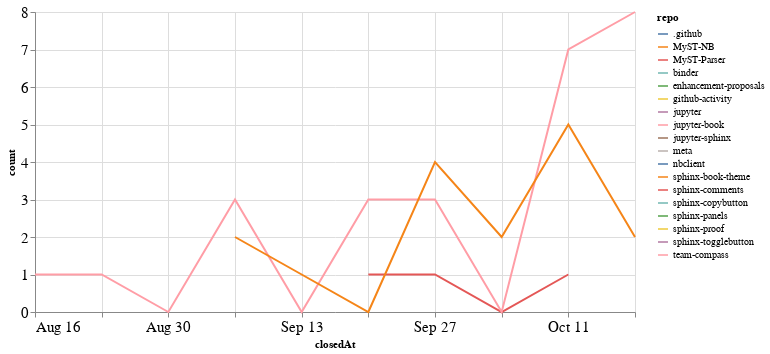

Notebook code cell kept with this figure:
### Code cell
closed_by_time = closed_by.groupby('repo').resample('W', on='closedAt').count()['author'].reset_index()
closed_by_time = closed_by_time.rename(columns={'author': 'count'})

alt.Chart(closed_by_time, width=600).mark_line().encode(
    x='closedAt',
    y='count',
    color='repo',
    tooltip="repo"
)

### Figure 1 — Vega-Lite specification as saved in the notebook (floating-point values rounded to 4 significant figures)
{"config": {"axisLeft": {"labelFontSize": 15}, "axisBottom": {"labelFontSize": 15}}, "data": {"name": "data-65c32a033236647b4c9b46940da2ed41"}, "mark": "line", "encoding": {"color": {"type": "nominal", "field": "repo"}, "tooltip": {"type": "nominal", "field": "repo"}, "x": {"type": "temporal", "field": "closedAt"}, "y": {"type": "quantitative", "field": "count"}}, "width": 600, "$schema": "https://vega.github.io/schema/vega-lite/v4.8.1.json", "datasets": {"data-65c32a033236647b4c9b46940da2ed41": [{"repo": ".github", "closedAt": "2020-08-30T00:00:00", "count": 1}, {"repo": "MyST-NB", "closedAt": "2020-09-06T00:00:00", "count": 1}, {"repo": "MyST-Parser", "closedAt": "2020-09-20T00:00:00", "count": 1}, {"repo": "MyST-Parser", "closedAt": "2020-09-27T00:00:00", "count": 1}, {"repo": "MyST-Parser", "closedAt": "2020-10-04T00:00:00", "count": 0}, {"repo": "MyST-Parser", "closedAt": "2020-10-11T00:00:00", "count": 1}, {"repo": "binder", "closedAt": "2020-08-16T00:00:00", "count": 1}, {"repo": "enhancement-proposals", "closedAt": "2020-08-30T00:00:00", "count": 1}, {"repo": "github-activity", "closedAt": "2020-10-11T00:00:00", "count": 1}, {"repo": "jupyter", "closedAt": "2020-10-11T00:00:00", "count": 1}, {"repo": "jupyter-book", "closedAt": "2020-08-16T00:00:00", "count": 1}, {"repo": "jupyter-book", "closedAt": "2020-08-23T00:00:00", "count": 1}, {"repo": "jupyter-book", "closedAt": "2020-08-30T00:00:00", "count": 0}, {"repo": "jupyter-book", "closedAt": "2020-09-06T00:00:00", "count": 3}, {"repo": "jupyter-book", "closedAt": "2020-09-13T00:00:00", "count": 0}, {"repo": "jupyter-book", "closedAt": "2020-09-20T00:00:00", "count": 3}, {"repo": "jupyter-book", "closedAt": "2020-09-27T00:00:00", "count": 3}, {"repo": "jupyter-book", "closedAt": "2020-10-04T00:00:00", "count": 0}, {"repo": "jupyter-book", "closedAt": "2020-10-11T00:00:00", "count": 7}, {"repo": "jupyter-book", "closedAt": "2020-10-18T00:00:00", "count": 8}, {"repo": "jupyter-sphinx", "closedAt": "2020-09-27T00:00:00", "count": 1}, {"repo": "meta", "closedAt": "2020-09-13T00:00:00", "count": 2}, {"repo": "nbclient", "closedAt": "2020-09-13T00:00:00", "count": 1}, {"repo": "sphinx-book-theme", "closedAt": "2020-09-06T00:00:00", "count": 2}, {"repo": "sphinx-book-theme", "closedAt": "2020-09-13T00:00:00", "count": 1}, {"repo": "sphinx-book-theme", "closedAt": "2020-09-20T00:00:00", "count": 0}, {"repo": "sphinx-book-theme", "closedAt": "2020-09-27T00:00:00", "count": 4}, {"repo": "sphinx-book-theme", "closedAt": "2020-10-04T00:00:00", "count": 2}, {"repo": "sphinx-book-theme", "closedAt": "2020-10-11T00:00:00", "count": 5}, {"repo": "sphinx-book-theme", "closedAt": "2020-10-18T00:00:00", "count": 2}, {"repo": "sphinx-comments", "closedAt": "2020-09-27T00:00:00", "count": 1}, {"repo": "sphinx-copybutton", "closedAt": "2020-09-27T00:00:00", "count": 1}, {"repo": "sphinx-panels", "closedAt": "2020-10-18T00:00:00", "count": 1}, {"repo": "sphinx-proof", "closedAt": "2020-09-27T00:00:00", "count": 1}, {"repo": "sphinx-togglebutton", "closedAt": "2020-09-13T00:00:00", "count": 2}, {"repo": "team-compass", "closedAt": "2020-10-11T00:00:00", "count": 1}]}}
